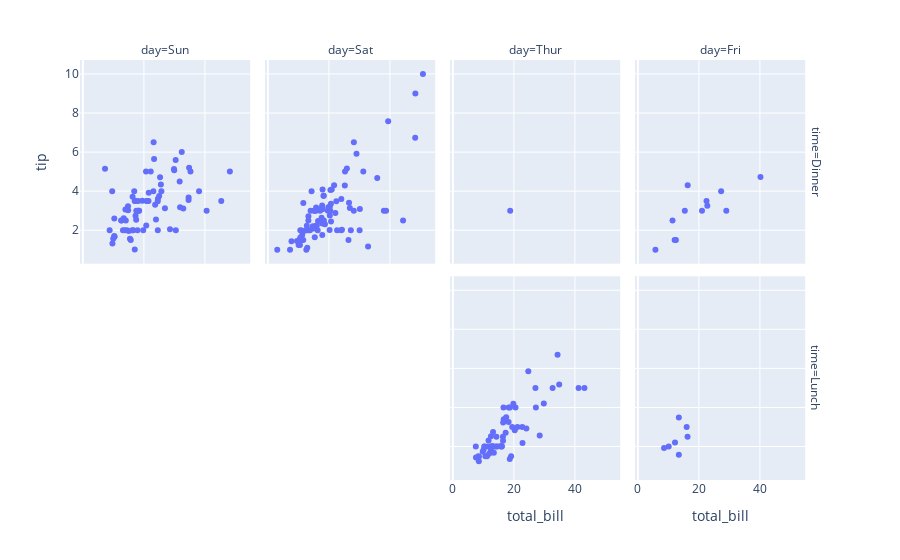

Notebook cell for this chart:
### Code cell
px.scatter(tips, x='total_bill', y='tip', facet_col='day', facet_row='time')

### Figure 1 — Plotly figure (JSON) as saved in the notebook; plotly's stock layout.template omitted (floating-point values rounded to 4 significant figures)
{"data": [{"hovertemplate": "time=Dinner<br>day=Sun<br>total_bill=%{x}<br>tip=%{y}<extra></extra>", "legendgroup": "", "marker": {"color": "#636efa", "symbol": "circle"}, "mode": "markers", "name": "", "orientation": "v", "showlegend": false, "type": "scatter", "x": [16.99, 10.34, 21.01, 23.68, 24.59, 25.29, 8.77, 26.88, 15.04, 14.78, 10.27, 35.26, 15.42, 18.43, 14.83, 21.58, 10.33, 16.29, 16.97, 17.46, 13.94, 9.68, 30.4, 18.29, 22.23, 32.4, 28.55, 18.04, 12.54, 10.29, 34.81, 9.94, 25.56, 19.49, 38.07, 23.95, 25.71, 17.31, 29.93, 14.07, 13.13, 17.26, 24.55, 19.77, 29.85, 48.17, 25, 13.39, 16.49, 21.5, 12.66, 16.21, 13.81, 17.51, 24.52, 20.76, 31.71, 7.25, 31.85, 16.82, 32.9, 17.89, 14.48, 9.6, 34.63, 34.65, 23.33, 45.35, 23.17, 40.55, 20.69, 20.9, 30.46, 18.15, 23.1, 15.69], "xaxis": "x5", "y": [1.01, 1.66, 3.5, 3.31, 3.61, 4.71, 2, 3.12, 1.96, 3.23, 1.71, 5, 1.57, 3, 3.02, 3.92, 1.67, 3.71, 3.5, 2.54, 3.06, 1.32, 5.6, 3, 5, 6, 2.05, 3, 2.5, 2.6, 5.2, 1.56, 4.34, 3.51, 4, 2.55, 4, 3.5, 5.07, 2.5, 2, 2.74, 2, 2, 5.14, 5, 3.75, 2.61, 2, 3.5, 2.5, 2, 2, 3, 3.48, 2.24, 4.5, 5.15, 3.18, 4, 3.11, 2, 2, 4, 3.55, 3.68, 5.65, 3.5, 6.5, 3, 5, 3.5, 2, 3.5, 4, 1.5], "yaxis": "y5"}, {"hovertemplate": "time=Dinner<br>day=Sat<br>total_bill=%{x}<br>tip=%{y}<extra></extra>", "legendgroup": "", "marker": {"color": "#636efa", "symbol": "circle"}, "mode": "markers", "name": "", "orientation": "v", "showlegend": false, "type": "scatter", "x": [20.65, 17.92, 20.29, 15.77, 39.42, 19.82, 17.81, 13.37, 12.69, 21.7, 19.65, 9.55, 18.35, 15.06, 20.69, 17.78, 24.06, 16.31, 16.93, 18.69, 31.27, 16.04, 38.01, 26.41, 11.24, 48.27, 20.29, 13.81, 11.02, 18.29, 17.59, 20.08, 16.45, 3.07, 20.23, 15.01, 12.02, 17.07, 26.86, 25.28, 14.73, 10.51, 17.92, 44.3, 22.42, 20.92, 15.36, 20.49, 25.21, 18.24, 14.31, 14, 7.25, 10.59, 10.63, 50.81, 15.81, 26.59, 38.73, 24.27, 12.76, 30.06, 25.89, 48.33, 13.27, 28.17, 12.9, 28.15, 11.59, 7.74, 30.14, 20.45, 13.28, 22.12, 24.01, 15.69, 11.61, 10.77, 15.53, 10.07, 12.6, 32.83, 35.83, 29.03, 27.18, 22.67, 17.82], "xaxis": "x6", "y": [3.35, 4.08, 2.75, 2.23, 7.58, 3.18, 2.34, 2, 2, 4.3, 3, 1.45, 2.5, 3, 2.45, 3.27, 3.6, 2, 3.07, 2.31, 5, 2.24, 3, 1.5, 1.76, 6.73, 3.21, 2, 1.98, 3.76, 2.64, 3.15, 2.47, 1, 2.01, 2.09, 1.97, 3, 3.14, 5, 2.2, 1.25, 3.08, 2.5, 3.48, 4.08, 1.64, 4.06, 4.29, 3.76, 4, 3, 1, 1.61, 2, 10, 3.16, 3.41, 3, 2.03, 2.23, 2, 5.16, 9, 2.5, 6.5, 1.1, 3, 1.5, 1.44, 3.09, 3, 2.72, 2.88, 2, 3, 3.39, 1.47, 3, 1.25, 1, 1.17, 4.67, 5.92, 2, 2, 1.75], "yaxis": "y6"}, {"hovertemplate": "time=Dinner<br>day=Thur<br>total_bill=%{x}<br>tip=%{y}<extra></extra>", "legendgroup": "", "marker": {"color": "#636efa", "symbol": "circle"}, "mode": "markers", "name": "", "orientation": "v", "showlegend": false, "type": "scatter", "x": [18.78], "xaxis": "x7", "y": [3], "yaxis": "y7"}, {"hovertemplate": "time=Dinner<br>day=Fri<br>total_bill=%{x}<br>tip=%{y}<extra></extra>", "legendgroup": "", "marker": {"color": "#636efa", "symbol": "circle"}, "mode": "markers", "name": "", "orientation": "v", "showlegend": false, "type": "scatter", "x": [28.97, 22.49, 5.75, 16.32, 22.75, 40.17, 27.28, 12.03, 21.01, 12.46, 11.35, 15.38], "xaxis": "x8", "y": [3, 3.5, 1, 4.3, 3.25, 4.73, 4, 1.5, 3, 1.5, 2.5, 3], "yaxis": "y8"}, {"hovertemplate": "time=Lunch<br>day=Thur<br>total_bill=%{x}<br>tip=%{y}<extra></extra>", "legendgroup": "", "marker": {"color": "#636efa", "symbol": "circle"}, "mode": "markers", "name": "", "orientation": "v", "showlegend": false, "type": "scatter", "x": [27.2, 22.76, 17.29, 19.44, 16.66, 10.07, 32.68, 15.98, 34.83, 13.03, 18.28, 24.71, 21.16, 10.65, 12.43, 24.08, 11.69, 13.42, 14.26, 15.95, 12.48, 29.8, 8.52, 14.52, 11.38, 22.82, 19.08, 20.27, 11.17, 12.26, 18.26, 8.51, 10.33, 14.15, 16, 13.16, 17.47, 34.3, 41.19, 27.05, 16.43, 8.35, 18.64, 11.87, 9.78, 7.51, 19.81, 28.44, 15.48, 16.58, 7.56, 10.34, 43.11, 13, 13.51, 18.71, 12.74, 13, 16.4, 20.53, 16.47], "xaxis": "x3", "y": [4, 3, 2.71, 3, 3.4, 1.83, 5, 2.03, 5.17, 2, 4, 5.85, 3, 1.5, 1.8, 2.92, 2.31, 1.68, 2.5, 2, 2.52, 4.2, 1.48, 2, 2, 2.18, 1.5, 2.83, 1.5, 2, 3.25, 1.25, 2, 2, 2, 2.75, 3.5, 6.7, 5, 5, 2.3, 1.5, 1.36, 1.63, 1.73, 2, 4.19, 2.56, 2.02, 4, 1.44, 2, 5, 2, 2, 4, 2.01, 2, 2.5, 4, 3.23], "yaxis": "y3"}, {"hovertemplate": "time=Lunch<br>day=Fri<br>total_bill=%{x}<br>tip=%{y}<extra></extra>", "legendgroup": "", "marker": {"color": "#636efa", "symbol": "circle"}, "mode": "markers", "name": "", "orientation": "v", "showlegend": false, "type": "scatter", "x": [12.16, 13.42, 8.58, 15.98, 13.42, 16.27, 10.09], "xaxis": "x4", "y": [2.2, 3.48, 1.92, 3, 1.58, 2.5, 2], "yaxis": "y4"}], "layout": {"annotations": [{"font": {}, "showarrow": false, "text": "day=Sun", "x": 0.115, "xanchor": "center", "xref": "paper", "y": 1, "yanchor": "bottom", "yref": "paper"}, {"font": {}, "showarrow": false, "text": "day=Sat", "x": 0.365, "xanchor": "center", "xref": "paper", "y": 1, "yanchor": "bottom", "yref": "paper"}, {"font": {}, "showarrow": false, "text": "day=Thur", "x": 0.615, "xanchor": "center", "xref": "paper", "y": 1, "yanchor": "bottom", "yref": "paper"}, {"font": {}, "showarrow": false, "text": "day=Fri", "x": 0.865, "xanchor": "center", "xref": "paper", "y": 1, "yanchor": "bottom", "yref": "paper"}, {"font": {}, "showarrow": false, "text": "time=Lunch", "textangle": 90, "x": 0.98, "xanchor": "left", "xref": "paper", "y": 0.2425, "yanchor": "middle", "yref": "paper"}, {"font": {}, "showarrow": false, "text": "time=Dinner", "textangle": 90, "x": 0.98, "xanchor": "left", "xref": "paper", "y": 0.7575, "yanchor": "middle", "yref": "paper"}], "legend": {"tracegroupgap": 0}, "margin": {"t": 60}, "xaxis": {"anchor": "y", "domain": [0, 0.23], "title": {"text": "total_bill"}}, "xaxis2": {"anchor": "y2", "domain": [0.25, 0.48], "matches": "x", "title": {"text": "total_bill"}}, "xaxis3": {"anchor": "y3", "domain": [0.5, 0.73], "matches": "x", "title": {"text": "total_bill"}}, "xaxis4": {"anchor": "y4", "domain": [0.75, 0.98], "matches": "x", "title": {"text": "total_bill"}}, "xaxis5": {"anchor": "y5", "domain": [0, 0.23], "matches": "x", "showticklabels": false}, "xaxis6": {"anchor": "y6", "domain": [0.25, 0.48], "matches": "x", "showticklabels": false}, "xaxis7": {"anchor": "y7", "domain": [0.5, 0.73], "matches": "x", "showticklabels": false}, "xaxis8": {"anchor": "y8", "domain": [0.75, 0.98], "matches": "x", "showticklabels": false}, "yaxis": {"anchor": "x", "domain": [0, 0.485], "title": {"text": "tip"}}, "yaxis2": {"anchor": "x2", "domain": [0, 0.485], "matches": "y", "showticklabels": false}, "yaxis3": {"anchor": "x3", "domain": [0, 0.485], "matches": "y", "showticklabels": false}, "yaxis4": {"anchor": "x4", "domain": [0, 0.485], "matches": "y", "showticklabels": false}, "yaxis5": {"anchor": "x5", "domain": [0.515, 1], "matches": "y", "title": {"text": "tip"}}, "yaxis6": {"anchor": "x6", "domain": [0.515, 1], "matches": "y", "showticklabels": false}, "yaxis7": {"anchor": "x7", "domain": [0.515, 1], "matches": "y", "showticklabels": false}, "yaxis8": {"anchor": "x8", "domain": [0.515, 1], "matches": "y", "showticklabels": false}}}
